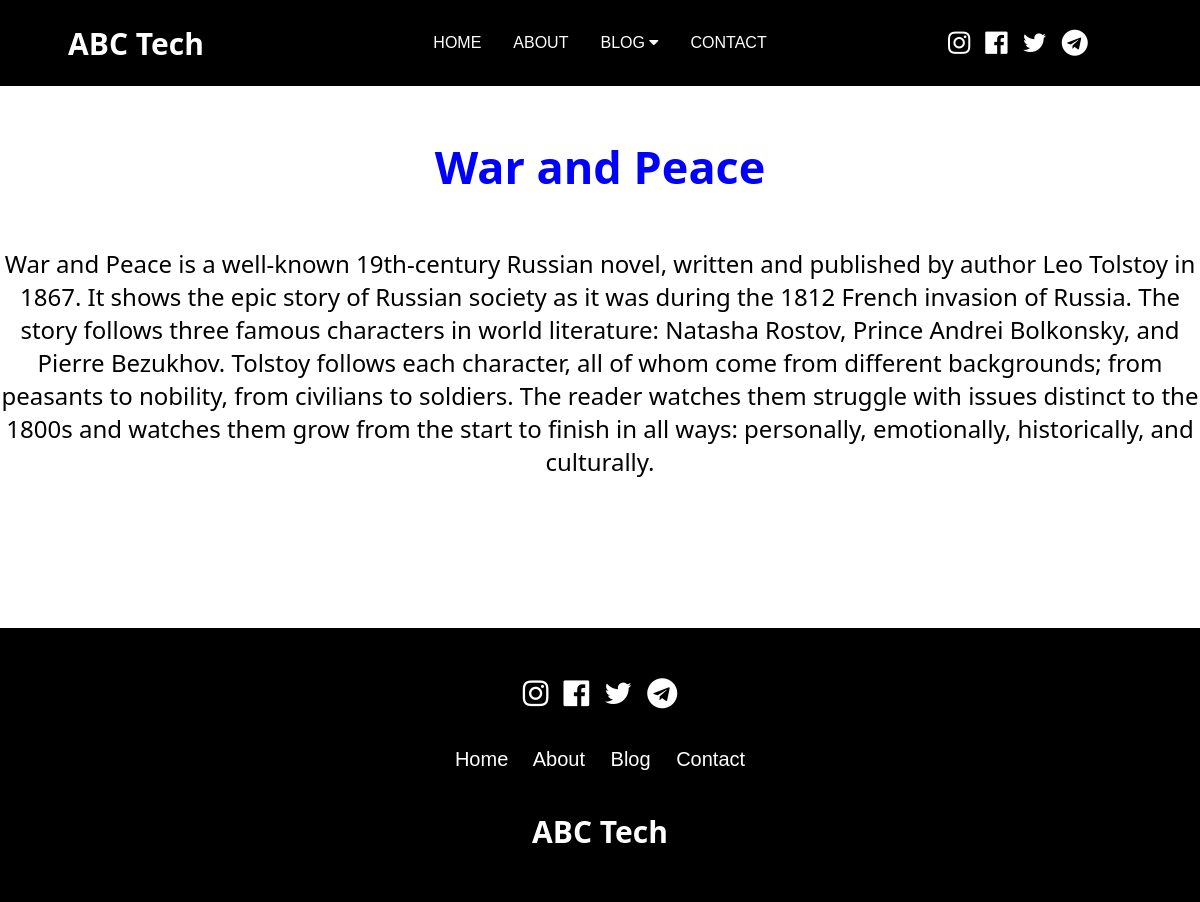
/post/1/, run on an earlier commit of the app's database.
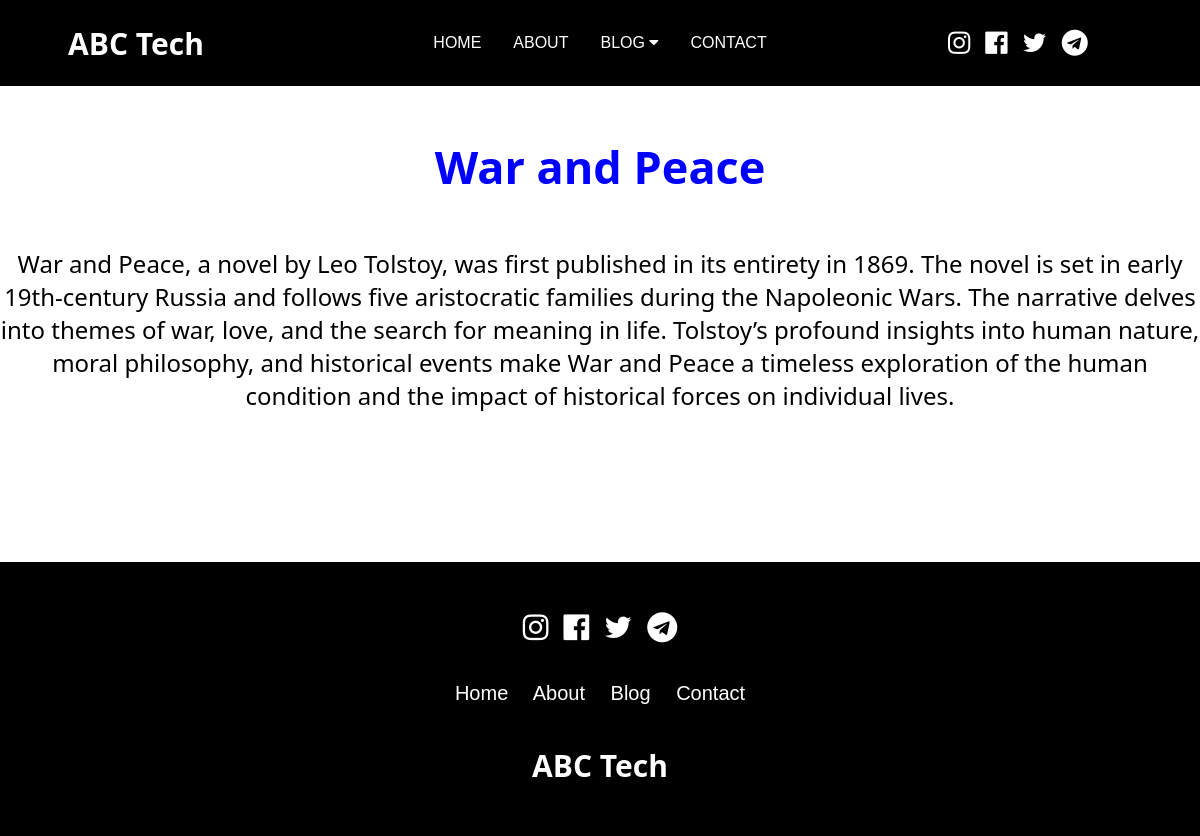
And on a later commit of the database.
### myapp/models.py (models this page shows, shortened)
class Post(models.Model):
    title = models.CharField(max_length=50)
    content = models.TextField()
    published_at = models.DateTimeField(default = timezone.now)
    author = models.CharField(max_length=50, default=False)

### myapp/views.py (the view)
# urls.py: path('post/<int:id>/', views.post_about, name= "page"),
def post_about(request, id):
    post = get_object_or_404(Post, id = id)
    return render(request, 'blog/post_about.html', {'post': post})

### myapp/templates/blog/post_about.html (shortened to what this page needs)
{% extends 'blog/layout.html' %}
    {% block content %}
        <div class= "box_about">
            <h1> {{ post.title }} </h1>
            <p>{{ post.content }}</p>
        </div>
    {% endblock content %}

What changed in the data, as far as the page shows it:
changed Post "War and Peace": content "War and Peace is a well-known 19th-century Russian novel, written and published by author Leo Tolstoy in 1867. It shows the epic story of Russian society as it was during the 1812 French invasion of Russia. The story follows three famous characters in world literature: Natasha Rostov, Prince Andrei Bolkonsky, and Pierre Bezukhov. Tolstoy follows each character, all of whom come from different backgrounds; from peasants to nobility, from civilians to soldiers. The reader watches them struggle with issues distinct to the 1800s and watches them grow from the start to finish in all ways: personally, emotionally, historically, and culturally." → "War and Peace, a novel by Leo Tolstoy, was first published in its entirety in 1869. The novel is set in early 19th-century Russia and follows five aristocratic families during the Napoleonic Wars. The narrative delves into themes of war, love, and the search for meaning in life. Tolstoy’s profound insights into human nature, moral philosophy, and historical events make War and Peace a timeless exploration of the human condition and the impact of historical forces on individual lives."
